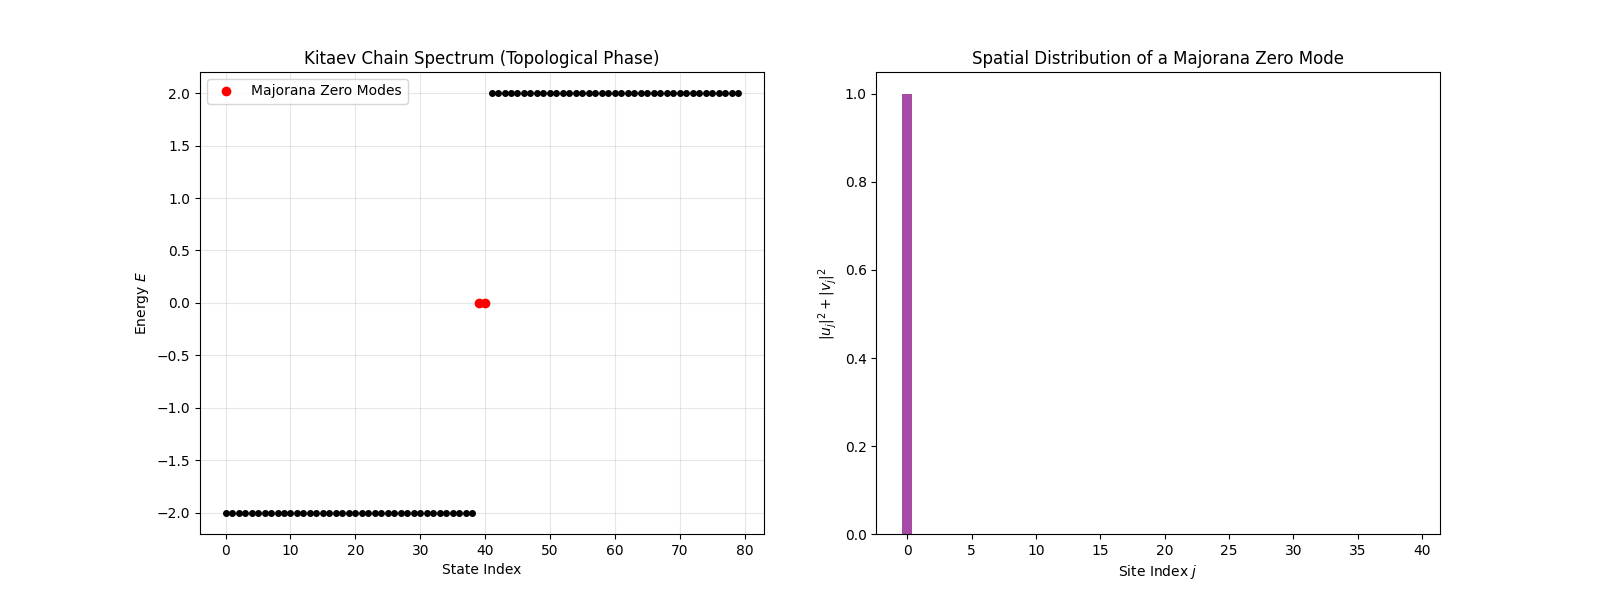

Here is the Python script that generated this plot:
import numpy as np
import matplotlib.pyplot as plt
from scipy.linalg import eigh

def solve_kitaev_chain(n_sites=40, t=1.0, delta=1.0, mu=0.0):
    """
    Simulates the Kitaev Chain: a 1D p-wave superconductor.
    H = sum_j [ -t (c_j_dag c_{j+1} + h.c.) - mu (c_j_dag c_j - 1/2) 
               + delta (c_j c_{j+1} + h.c.) ]
    If mu < 2t, the system has Majorana Zero Modes at the edges.
    Using the Bogoliubov-de Gennes (BdG) formalism.
    """
    # Matrix size is 2*n_sites (particle-hole space)
    dim = 2 * n_sites
    H = np.zeros((dim, dim), dtype=complex)
    
    for i in range(n_sites):
        # On-site chemical potential (Particle and Hole diagonals)
        H[i, i] = -mu
        H[i + n_sites, i + n_sites] = mu
        
        if i < n_sites - 1:
            # Hopping t
            H[i, i + 1] = -t
            H[i + 1, i] = -t
            H[i + n_sites, i + n_sites + 1] = t
            H[i + n_sites + 1, i + n_sites] = t
            
            # Superconducting Pairing delta
            H[i, i + n_sites + 1] = delta
            H[i + 1, i + n_sites] = -delta
            H[i + n_sites + 1, i] = delta
            H[i + n_sites, i + 1] = -delta
            
    evals, evecs = eigh(H)
    return evals, evecs

def plot_majoranas(evals, evecs, n_sites):
    fig, (ax1, ax2) = plt.subplots(1, 2, figsize=(16, 6))
    
    # 1. Energy Spectrum
    ax1.plot(evals, 'ko', markersize=4)
    ax1.set_title('Kitaev Chain Spectrum (Topological Phase)')
    ax1.set_ylabel('Energy $E$')
    ax1.set_xlabel('State Index')
    ax1.grid(True, alpha=0.3)
    
    # Highlight the Majorana Zero Modes
    zero_idx = np.where(np.abs(evals) < 1e-5)[0]
    if len(zero_idx) > 0:
        ax1.plot(zero_idx, evals[zero_idx], 'ro', label='Majorana Zero Modes')
        ax1.legend()
        
        # 2. Visualize the Spatial Distribution of a Majorana Mode
        # The mode is spread across particle and hole components
        # Majorana operator gamma = sum_j (u_j c_j + v_j c_j_dag)
        # We plot |u_j|^2 + |v_j|^2
        mode_idx = zero_idx[len(zero_idx)//2]
        u = evecs[:n_sites, mode_idx]
        v = evecs[n_sites:, mode_idx]
        density = np.abs(u)**2 + np.abs(v)**2
        
        ax2.bar(range(n_sites), density, color='purple', alpha=0.7)
        ax2.set_title('Spatial Distribution of a Majorana Zero Mode')
        ax2.set_xlabel('Site Index $j$')
        ax2.set_ylabel('$|u_j|^2 + |v_j|^2$')
    
    plt.savefig('simulations/majorana_fermions.png')
    print("Plot saved to simulations/majorana_fermions.png")

if __name__ == "__main__":
    # Topological Phase: mu < 2t
    sites = 40
    E, psi = solve_kitaev_chain(n_sites=sites, t=1.0, delta=1.0, mu=0.5)
    plot_majoranas(E, psi, sites)
